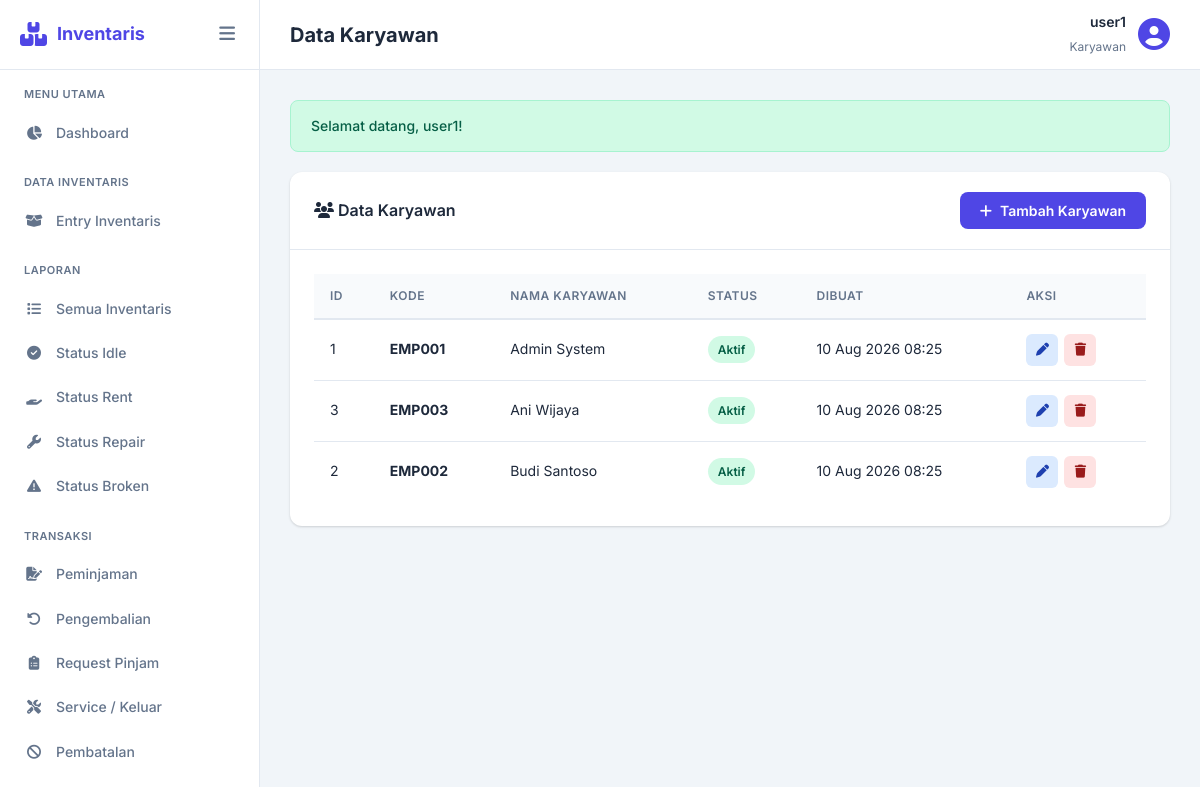
Page /pages/master/employee.php (signed in) on the committed database.
### tables this page shows
CREATE TABLE mEmployee (
    ID INT AUTO_INCREMENT PRIMARY KEY,
    Code VARCHAR(50) NOT NULL UNIQUE,
    Description VARCHAR(255) NOT NULL,
    Status TINYINT DEFAULT 1 COMMENT '0=tidak aktif, 1=aktif',
    CreatedDate DATETIME DEFAULT CURRENT_TIMESTAMP,
    CreatedBy VARCHAR(100),
    EditDate DATETIME,
    EditBy VARCHAR(100),
    PostDate DATETIME DEFAULT CURRENT_TIMESTAMP ON UPDATE CURRENT_TIMESTAMP
);

### pages/master/employee.php (the view, shortened to what this page needs)
<?php
require_once '../../includes/functions.php';
$db = getDB();
$employees = $db->query("SELECT * FROM mEmployee ORDER BY Description ASC")->fetchAll();
include '../../includes/header.php';
?>
<div class="card">
    <div class="card-header">
        <span class="card-title"><i class="fas fa-users"></i> Data Karyawan</span>
        <button class="btn btn-primary" data-modal="modalEmployee"><i class="fas fa-plus"></i> Tambah Karyawan</button>
    </div>
    <div class="card-body">
        <table class="data-table">
            <thead>
                <tr>
                    <th>ID</th>
                    <th>Kode</th>
                    <th>Nama Karyawan</th>
                    <th>Status</th>
                    <th>Dibuat</th>
                    <th>Aksi</th>
                </tr>
            </thead>
            <tbody>
                <?php foreach ($employees as $e): ?>
                <tr>
                    <td><?php echo $e['ID']; ?></td>
                    <td><strong><?php echo clean($e['Code']); ?></strong></td>
                    <td><?php echo clean($e['Description']); ?></td>
                    <td>
                        <?php if ($e['Status'] == 1): ?>
                            <span class="badge badge-idle">Aktif</span>
                        <?php else: ?>
                            <span class="badge badge-broken">Nonaktif</span>
                        <?php endif; ?>
                    </td>
                    <td><?php echo formatDateTime($e['PostDate']); ?></td>
                    <td>
                        <div class="action-btns">
                            <button type="button" class="btn-icon btn-edit" onclick="editEmployee(<?php echo $e['ID']; ?>, '<?php echo addslashes($e['Code']); ?>', '<?php echo addslashes($e['Description']); ?>', <?php echo $e['Status']; ?>)" title="Edit">
                                <i class="fas fa-pen"></i>
                            </button>
                            <form method="POST" style="display:inline;" onsubmit="return confirm('Yakin hapus karyawan ini?')">
                                <button type="submit" class="btn-icon btn-delete" title="Hapus">
                                    <i class="fas fa-trash"></i>
                                </button>
                            </form>
                        </div>
                    </td>
                </tr>
                <?php endforeach; ?>
            </tbody>
        </table>
    </div>
</div>
<?php include '../../includes/footer.php'; ?>

### assets/style.css (style rules this page uses)
:root { --primary: #4f46e5; --primary-dark: #4338ca; --primary-light: #e0e7ff; --secondary: #64748b; --success: #10b981; --danger: #ef4444; --warning: #f59e0b; --info: #3b82f6; --dark: #1e293b; --light: #f8fafc; --border: #e2e8f0; --sidebar-width: 260px; --sidebar-collapsed: 70px; --header-height: 70px; --radius: 12px; --shadow: 0 1px 3px rgba(0,0,0,0.1), 0 1px 2px rgba(0,0,0,0.06); --shadow-lg: 0 10px 15px -3px rgba(0,0,0,0.1), 0 4px 6px -2px rgba(0,0,0,0.05); }
* { margin: 0; padding: 0; box-sizing: border-box; }
body { font-family: 'Inter', -apple-system, BlinkMacSystemFont, sans-serif; background: #f1f5f9; color: var(--dark); line-height: 1.6; }
.btn { display: inline-flex; align-items: center; justify-content: center; gap: 8px; padding: 10px 20px; border: none; border-radius: 8px; font-size: 14px; font-weight: 600; cursor: pointer; transition: all 0.2s; text-decoration: none; font-family: inherit; }
.btn-primary { background: var(--primary); color: white; }
.card { background: white; border-radius: var(--radius); box-shadow: var(--shadow); margin-bottom: 24px; }
.card-header { padding: 20px 24px; border-bottom: 1px solid var(--border); display: flex; align-items: center; justify-content: space-between; }
.card-title { font-size: 16px; font-weight: 600; }
.card-body { padding: 24px; }
.data-table { width: 100%; border-collapse: collapse; font-size: 14px; }
.data-table th { background: #f8fafc; padding: 12px 16px; text-align: left; font-weight: 600; color: var(--secondary); font-size: 12px; text-transform: uppercase; letter-spacing: 0.5px; border-bottom: 2px solid var(--border); white-space: nowrap; }
.data-table td { padding: 14px 16px; border-bottom: 1px solid var(--border); vertical-align: middle; }
.data-table tr:last-child td { border-bottom: none; }
.badge { display: inline-flex; align-items: center; padding: 4px 10px; border-radius: 20px; font-size: 12px; font-weight: 600; }
.badge-idle { background: #d1fae5; color: #065f46; }
.action-btns { display: flex; gap: 6px; }
.btn-icon { width: 32px; height: 32px; border-radius: 6px; display: inline-flex; align-items: center; justify-content: center; border: none; cursor: pointer; font-size: 13px; transition: all 0.2s; text-decoration: none; }
.btn-edit { background: #dbeafe; color: #1e40af; }
.btn-delete { background: #fee2e2; color: #991b1b; }

### rows in the picture
memployee: ID "1", Code "EMP001", Description "Admin System", Status "Aktif", PostDate "10 Aug 2026 08:25"
memployee: ID "3", Code "EMP003", Description "Ani Wijaya", Status "Aktif", PostDate "10 Aug 2026 08:25"
memployee: ID "2", Code "EMP002", Description "Budi Santoso", Status "Aktif", PostDate "10 Aug 2026 08:25"

### other values in the picture
$pageTitle "Data Karyawan"
getUserName() "user1"
$msg "Selamat datang, user1!"
